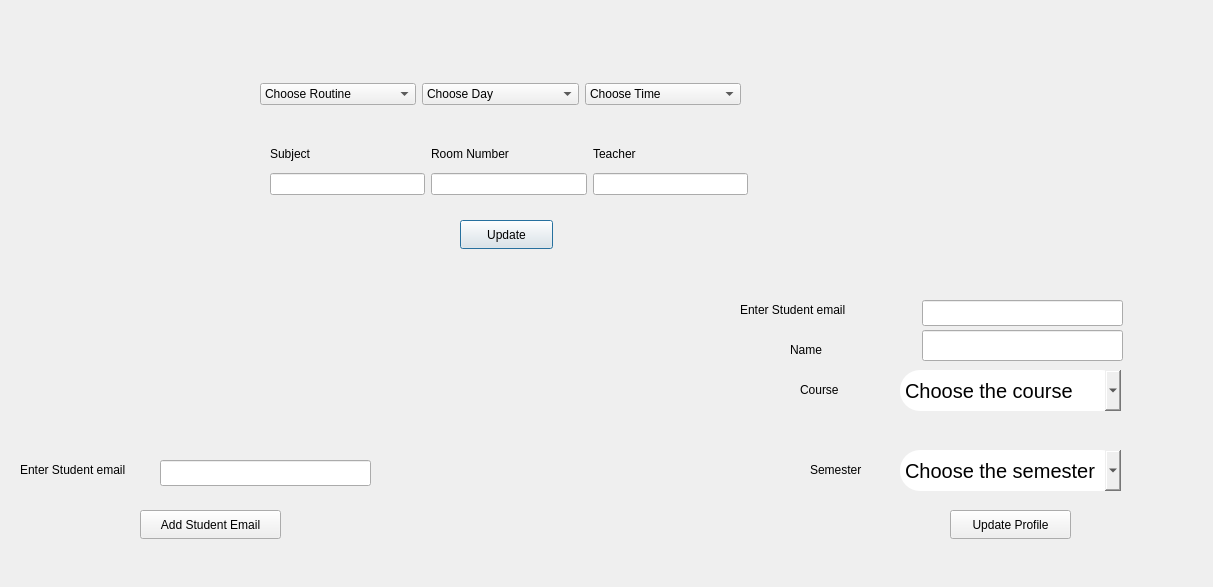
<?xml version="1.0" encoding="UTF-8"?>
<ui version="4.0">
 <class>admin</class>
 <widget class="QDialog" name="admin">
  <property name="geometry">
   <rect>
    <x>0</x>
    <y>0</y>
    <width>1213</width>
    <height>587</height>
   </rect>
  </property>
  <property name="windowTitle">
   <string>Dialog</string>
  </property>
  <widget class="QPushButton" name="pushButton">
   <property name="geometry">
    <rect>
     <x>460</x>
     <y>220</y>
     <width>93</width>
     <height>29</height>
    </rect>
   </property>
   <property name="text">
    <string>Update</string>
   </property>
  </widget>
  <widget class="QPushButton" name="pushButton_2">
   <property name="geometry">
    <rect>
     <x>950</x>
     <y>510</y>
     <width>121</width>
     <height>29</height>
    </rect>
   </property>
   <property name="text">
    <string>Update Profile</string>
   </property>
  </widget>
  <widget class="QLineEdit" name="lineEdit_email">
   <property name="geometry">
    <rect>
     <x>922</x>
     <y>300</y>
     <width>201</width>
     <height>26</height>
    </rect>
   </property>
  </widget>
  <widget class="QLabel" name="label">
   <property name="geometry">
    <rect>
     <x>740</x>
     <y>300</y>
     <width>141</width>
     <height>20</height>
    </rect>
   </property>
   <property name="text">
    <string>Enter Student email</string>
   </property>
  </widget>
  <widget class="QLabel" name="label_5">
   <property name="geometry">
    <rect>
     <x>790</x>
     <y>340</y>
     <width>91</width>
     <height>20</height>
    </rect>
   </property>
   <property name="text">
    <string>Name</string>
   </property>
  </widget>
  <widget class="QLineEdit" name="lineEdit_name">
   <property name="geometry">
    <rect>
     <x>922</x>
     <y>330</y>
     <width>201</width>
     <height>31</height>
    </rect>
   </property>
  </widget>
  <widget class="QLabel" name="label_6">
   <property name="geometry">
    <rect>
     <x>800</x>
     <y>380</y>
     <width>91</width>
     <height>20</height>
    </rect>
   </property>
   <property name="text">
    <string>Course</string>
   </property>
  </widget>
  <widget class="QLabel" name="label_7">
   <property name="geometry">
    <rect>
     <x>810</x>
     <y>460</y>
     <width>91</width>
     <height>20</height>
    </rect>
   </property>
   <property name="text">
    <string>Semester</string>
   </property>
  </widget>
  <widget class="QComboBox" name="comboBox_course">
   <property name="geometry">
    <rect>
     <x>900</x>
     <y>370</y>
     <width>221</width>
     <height>41</height>
    </rect>
   </property>
   <property name="styleSheet">
    <string notr="true">position: absolute;
width: 675px;
height: 57px;
left: 785px;
top: 252px;


border-radius: 20px;
font-size:20px;
</string>
   </property>
   <item>
    <property name="text">
     <string>Choose the course</string>
    </property>
   </item>
   <item>
    <property name="text">
     <string>Computer Engineering</string>
    </property>
   </item>
   <item>
    <property name="text">
     <string>Civil Engineering</string>
    </property>
   </item>
   <item>
    <property name="text">
     <string>Mechanical Engineering</string>
    </property>
   </item>
   <item>
    <property name="text">
     <string>Geomatics Engineering</string>
    </property>
   </item>
   <item>
    <property name="text">
     <string>Environmental Engineering</string>
    </property>
   </item>
   <item>
    <property name="text">
     <string>Electrical Engineering</string>
    </property>
   </item>
  </widget>
  <widget class="QComboBox" name="comboBox_sem">
   <property name="geometry">
    <rect>
     <x>900</x>
     <y>450</y>
     <width>221</width>
     <height>41</height>
    </rect>
   </property>
   <property name="styleSheet">
    <string notr="true">position: absolute;
width: 675px;
height: 57px;
left: 785px;
top: 252px;


border-radius: 20px;
font-size:20px;
</string>
   </property>
   <item>
    <property name="text">
     <string>Choose the semester</string>
    </property>
   </item>
   <item>
    <property name="text">
     <string>I</string>
    </property>
   </item>
   <item>
    <property name="text">
     <string>II</string>
    </property>
   </item>
   <item>
    <property name="text">
     <string>III</string>
    </property>
   </item>
   <item>
    <property name="text">
     <string>IV</string>
    </property>
   </item>
   <item>
    <property name="text">
     <string>V</string>
    </property>
   </item>
   <item>
    <property name="text">
     <string>VI</string>
    </property>
   </item>
   <item>
    <property name="text">
     <string>VII</string>
    </property>
   </item>
   <item>
    <property name="text">
     <string>VIII</string>
    </property>
   </item>
  </widget>
  <widget class="QPushButton" name="pushButton_3">
   <property name="geometry">
    <rect>
     <x>140</x>
     <y>510</y>
     <width>141</width>
     <height>29</height>
    </rect>
   </property>
   <property name="text">
    <string>Add Student Email</string>
   </property>
  </widget>
  <widget class="QLabel" name="label_8">
   <property name="geometry">
    <rect>
     <x>20</x>
     <y>460</y>
     <width>141</width>
     <height>20</height>
    </rect>
   </property>
   <property name="text">
    <string>Enter Student email</string>
   </property>
  </widget>
  <widget class="QLineEdit" name="lineEdit_email_2">
   <property name="geometry">
    <rect>
     <x>160</x>
     <y>460</y>
     <width>211</width>
     <height>26</height>
    </rect>
   </property>
  </widget>
  <widget class="QWidget" name="">
   <property name="geometry">
    <rect>
     <x>260</x>
     <y>80</y>
     <width>481</width>
     <height>28</height>
    </rect>
   </property>
   <layout class="QHBoxLayout" name="horizontalLayout">
    <item>
     <widget class="QComboBox" name="comboBox">
      <item>
       <property name="text">
        <string>Choose Routine</string>
       </property>
      </item>
      <item>
       <property name="text">
        <string>Computer I</string>
       </property>
      </item>
      <item>
       <property name="text">
        <string>Civil I</string>
       </property>
      </item>
     </widget>
    </item>
    <item>
     <widget class="QComboBox" name="comboBox_2">
      <item>
       <property name="text">
        <string>Choose Day</string>
       </property>
      </item>
      <item>
       <property name="text">
        <string>Sunday</string>
       </property>
      </item>
      <item>
       <property name="text">
        <string>Monday</string>
       </property>
      </item>
      <item>
       <property name="text">
        <string>Tuseday</string>
       </property>
      </item>
      <item>
       <property name="text">
        <string>Wednesday</string>
       </property>
      </item>
      <item>
       <property name="text">
        <string>Thursday</string>
       </property>
      </item>
      <item>
       <property name="text">
        <string>Friday</string>
       </property>
      </item>
     </widget>
    </item>
    <item>
     <widget class="QComboBox" name="comboBox_3">
      <item>
       <property name="text">
        <string>Choose Time</string>
       </property>
      </item>
      <item>
       <property name="text">
        <string>9-10</string>
       </property>
      </item>
      <item>
       <property name="text">
        <string>10-11</string>
       </property>
      </item>
      <item>
       <property name="text">
        <string>11-12</string>
       </property>
      </item>
      <item>
       <property name="text">
        <string>12-13</string>
       </property>
      </item>
      <item>
       <property name="text">
        <string>13-14</string>
       </property>
      </item>
      <item>
       <property name="text">
        <string>14-15</string>
       </property>
      </item>
      <item>
       <property name="text">
        <string>15-16</string>
       </property>
      </item>
     </widget>
    </item>
   </layout>
  </widget>
  <widget class="QWidget" name="">
   <property name="geometry">
    <rect>
     <x>270</x>
     <y>140</y>
     <width>478</width>
     <height>55</height>
    </rect>
   </property>
   <layout class="QGridLayout" name="gridLayout">
    <item row="0" column="0">
     <widget class="QLabel" name="label_2">
      <property name="text">
       <string>Subject</string>
      </property>
     </widget>
    </item>
    <item row="0" column="1">
     <widget class="QLabel" name="label_3">
      <property name="text">
       <string>Room Number</string>
      </property>
     </widget>
    </item>
    <item row="0" column="2">
     <widget class="QLabel" name="label_4">
      <property name="text">
       <string>Teacher</string>
      </property>
     </widget>
    </item>
    <item row="1" column="0">
     <widget class="QLineEdit" name="lineEdit_subject"/>
    </item>
    <item row="1" column="1">
     <widget class="QLineEdit" name="lineEdit_room"/>
    </item>
    <item row="1" column="2">
     <widget class="QLineEdit" name="lineEdit_teacher"/>
    </item>
   </layout>
  </widget>
 </widget>
 <resources/>
 <connections/>
</ui>
